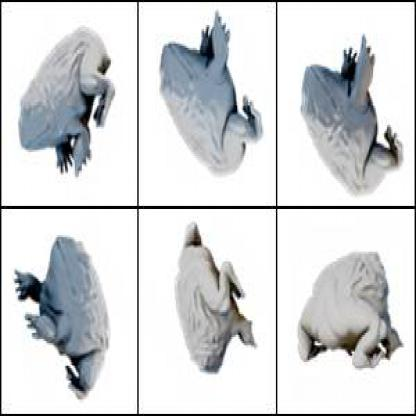
#> input picture OpenCV/pictures/abqce_png.rf.67ce8ee979f106d76fdc9dbb093ac991.jpg, 416 x 416 px, found by its file name
$ python basics.py
#> lines starting #> are read from the running program, lines starting #| are printed output that depends on the picture
import cv2

img = cv2.imread("Python/OpenCV/pictures/abqce_png.rf.67ce8ee979f106d76fdc9dbb093ac991.jpg", 1)
#> img is the input picture: shape (416, 416, 3); mean B, G, R 217, 215.3, 213.4
img2 = cv2.imread("Python/OpenCV/pictures/adrhr_png.rf.487e446b0b7f657c4a11abc311348415.jpg", 1)
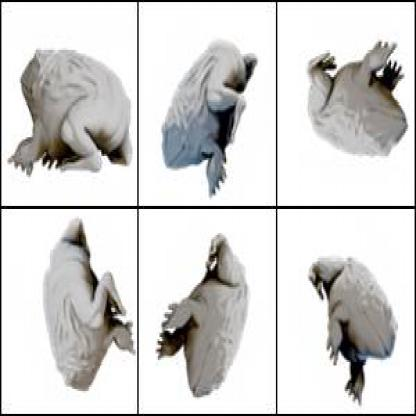
#> input picture OpenCV/pictures/adrhr_png.rf.487e446b0b7f657c4a11abc311348415.jpg, 416 x 416 px, found by its file name
#> img2 is the input picture: shape (416, 416, 3); mean B, G, R 211.3, 212.3, 212.9
img3 = cv2.imread("Python/OpenCV/pictures/agnhj_png.rf.3a6ad8649332c6c20a56b165317e6cfe.jpg", 1)
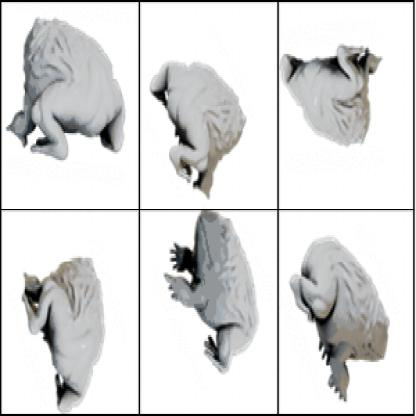
#> input picture OpenCV/pictures/agnhj_png.rf.3a6ad8649332c6c20a56b165317e6cfe.jpg, 416 x 416 px, found by its file name
#> img3 is the input picture: shape (416, 416, 3); mean B, G, R 219.7, 219.8, 219.5

img = cv2.resize(img, (500, 500))
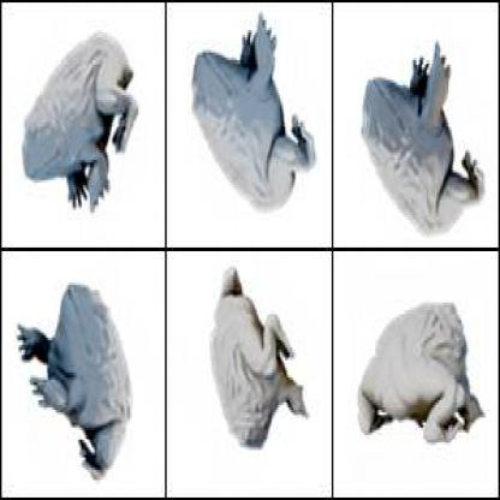
#> img: shape (500, 500, 3); mean B, G, R 216.8, 215.1, 213.2
img = cv2.resize(img, (0, 0), fx=0.5, fy=0.5)
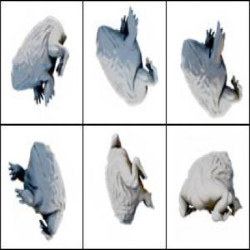
#> img: shape (250, 250, 3); mean B, G, R 217, 215.2, 213.3
img = cv2.rotate(img, cv2.cv2.ROTATE_180) # ROTATE_90_CLOCKWISE, ROTATE_90_COUNTERCLOCKWISE
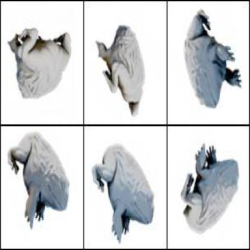
#> img: shape (250, 250, 3); mean B, G, R 217, 215.2, 213.3

#cv2.imwrite('new.jpg', img)

cv2.imshow('Image', img)
cv2.waitKey(0)
cv2.destroyAllWindows()
